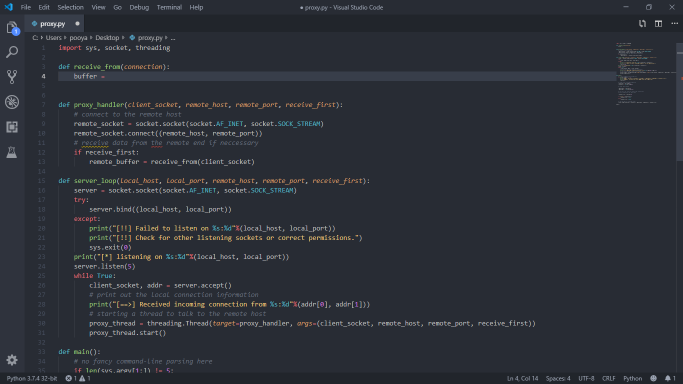
#> input picture lessons/opencv 1st session/1.png, 1366 x 767 px (shown at 1/2 size)
$ python output.py
#> lines starting #> are read from the running program, lines starting #| are printed output that depends on the picture
import cv2

img = cv2.imread("1.png")
#> img is the input picture: shape (767, 1366, 3); mean B, G, R 55.3, 47.8, 43.9

font = cv2.FONT_HERSHEY_PLAIN

cv2.line(img, (100, 50), (300, 400), (0, 0, 255), 5) # draws a line, positions are (x, y), color is bgr -> (image matrix, start pos, end pos, color, width)
cv2.rectangle(img, (200, 500), (800, 900), (0, 132, 195), 10) # draws a rectangle, positions are (x, y), color is bgr -> (image matrix, up left pos, down right pos, color, width)
cv2.circle(img, (400, 600), 400, (0, 255, 0), 3) # draws a circle
cv2.ellipse(img, (300, 300), (400, 200) , 10, 45, 275, (0, 255, 0), 10) # draws an ellipse (image matrix, center, (width, height) , angle, start angle, end angle, color, thickness)
cv2.putText(img, "Detected", (250, 220), font, 10, (0, 255, 0), 5) # writes something -> (image matrix, text, start pos, font, size, color, thickness)
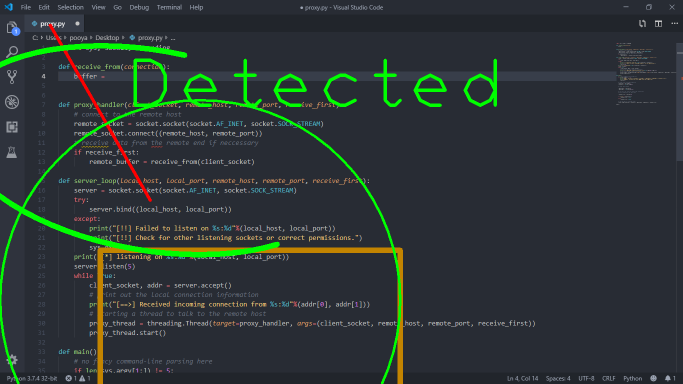
#> img: shape (767, 1366, 3) (shown at 1/2 size); mean B, G, R 52.9, 54.1, 44.4


cv2.imshow("image window", img)
cv2.waitKey(0)
cv2.destroyAllWindows()
